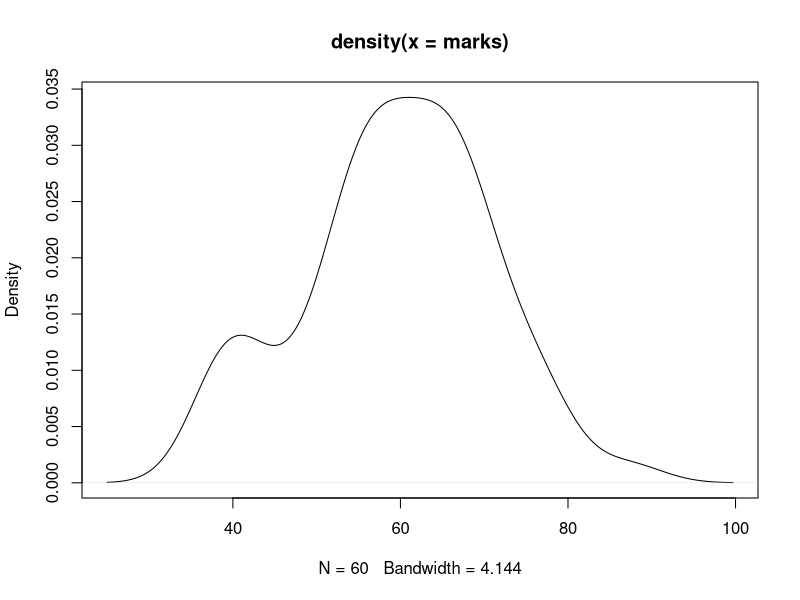

Recreate this plot in R.
# Data structures - Vectors used for one single row or single column#
#to run the code select the code that is required to be run#
x=c(1,5,7,8,4) 
x2 <- c(1,2,3,4)
x[2]
x2

x4=c('m','f','m','f','m','f','m','f','m','f','m','f','m','f')

x5= 1:100 #1:100 pushes numbers from 1-100 to x5#

(x6=seq(100,1,by=-1)) #Print directly without declaring the variable

?seq #seq defaults assigns 1 to from#

(seq(0, 1, length.out = 3))
marks <- rnorm(60,mean=60,sd=10)
marks
plot(density(marks))

